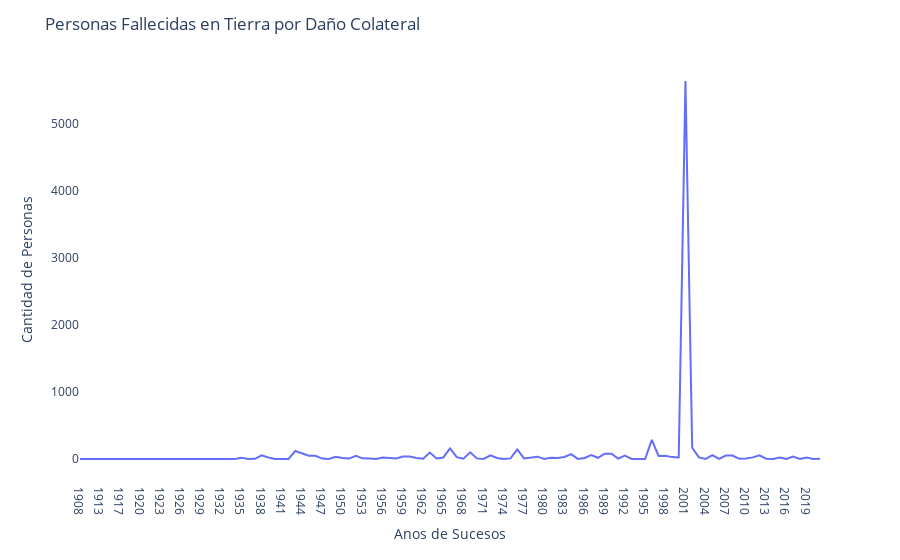

The notebook cell this image was saved under:
### Markdown cell above
En este gráfico de barras nos muestra de manera clara los años con mayor cantidad de personas fallecidas en tierra por el daño colateral, mostrando en el eje X los años representados y en el eje Y la cantidad de personas. Esta tendencia del año 2021 se debe a los atentatos terrorista del 11 de septiembre en EEUU.

### Code cell
# Agrupar los fallecidos por año
df_tendencia = df.groupby('año')['fallecidos_en_tierra'].sum().reset_index()

# Crear el gráfico de tendencia
fig = px.line(df_tendencia, x='año', y='fallecidos_en_tierra')
fig.update_layout(
    xaxis=dict(title='Anos de Sucesos'),
    yaxis=dict(title='Cantidad de Personas'),
    title='Personas Fallecidas en Tierra por Daño Colateral',
    showlegend=True,
    plot_bgcolor='white',
    xaxis_showgrid=True,
    yaxis_showgrid=True,)

# Mostrar el gráfico
fig.show()

### Figure 1 — Plotly figure (JSON) as saved in the notebook; plotly's stock layout.template omitted (floating-point values rounded to 4 significant figures)
{"data": [{"hovertemplate": "año=%{x}<br>fallecidos_en_tierra=%{y}<extra></extra>", "legendgroup": "", "line": {"color": "#636efa", "dash": "solid"}, "marker": {"symbol": "circle"}, "mode": "lines", "name": "", "orientation": "v", "showlegend": false, "type": "scatter", "x": ["1908", "1909", "1912", "1913", "1915", "1916", "1917", "1918", "1919", "1920", "1921", "1922", "1923", "1924", "1925", "1926", "1927", "1928", "1929", "1930", "1931", "1932", "1933", "1934", "1935", "1936", "1937", "1938", "1939", "1940", "1941", "1942", "1943", "1944", "1945", "1946", "1947", "1948", "1949", "1950", "1951", "1952", "1953", "1954", "1955", "1956", "1957", "1958", "1959", "1960", "1961", "1962", "1963", "1964", "1965", "1966", "1967", "1968", "1969", "1970", "1971", "1972", "1973", "1974", "1975", "1976", "1977", "1978", "1979", "1980", "1981", "1982", "1983", "1984", "1985", "1986", "1987", "1988", "1989", "1990", "1991", "1992", "1993", "1994", "1995", "1996", "1997", "1998", "1999", "2000", "2001", "2002", "2003", "2004", "2005", "2006", "2007", "2008", "2009", "2010", "2011", "2012", "2013", "2014", "2015", "2016", "2017", "2018", "2019", "2020", "2021"], "xaxis": "x", "y": [0, 0, 0, 0, 0, 0, 0, 0, 10, 0, 1, 5, 0, 0, 0, 0, 0, 0, 0, 0, 0, 0, 11, 0, 17, 0, 2, 54, 23, 0, 0, 0, 120, 84, 48, 47, 6, 1, 32, 14, 6, 48, 10, 8, 1, 22, 13, 7, 36, 37, 16, 5, 96, 7, 23, 158, 27, 5, 99, 9, 0, 54, 16, 0, 9, 144, 9, 23, 35, 1, 20, 15, 31, 72, 1, 16, 58, 18, 79, 80, 6, 50, 0, 1, 0, 286, 45, 47, 28, 23, 5641, 168, 24, 1, 59, 3, 51, 52, 3, 9, 24, 56, 5, 0, 21, 1, 35, 2, 21, 1, 3], "yaxis": "y"}], "layout": {"legend": {"tracegroupgap": 0}, "margin": {"t": 60}, "plot_bgcolor": "white", "showlegend": true, "title": {"text": "Personas Fallecidas en Tierra por Daño Colateral"}, "xaxis": {"anchor": "y", "domain": [0, 1], "showgrid": true, "title": {"text": "Anos de Sucesos"}}, "yaxis": {"anchor": "x", "domain": [0, 1], "showgrid": true, "title": {"text": "Cantidad de Personas"}}}}
